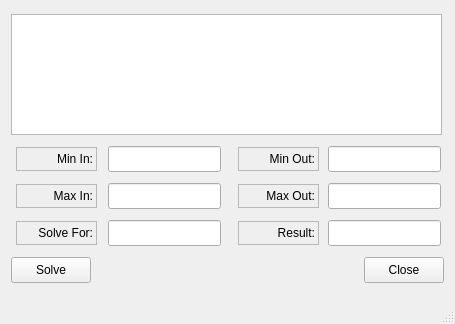
<?xml version="1.0" encoding="UTF-8"?>
<ui version="4.0">
 <class>slopecalculator</class>
 <widget class="QMainWindow" name="slopecalculator">
  <property name="geometry">
   <rect>
    <x>0</x>
    <y>0</y>
    <width>455</width>
    <height>324</height>
   </rect>
  </property>
  <property name="sizePolicy">
   <sizepolicy hsizetype="Fixed" vsizetype="Fixed">
    <horstretch>0</horstretch>
    <verstretch>0</verstretch>
   </sizepolicy>
  </property>
  <property name="minimumSize">
   <size>
    <width>455</width>
    <height>324</height>
   </size>
  </property>
  <property name="maximumSize">
   <size>
    <width>455</width>
    <height>324</height>
   </size>
  </property>
  <property name="windowTitle">
   <string>MainWindow</string>
  </property>
  <property name="windowIcon">
   <iconset resource="resources.qrc">
    <normaloff>:/Calc4Keys.ico</normaloff>:/Calc4Keys.ico</iconset>
  </property>
  <widget class="QWidget" name="centralwidget">
   <layout class="QGridLayout" name="gridLayout">
    <item row="0" column="0" colspan="2">
     <widget class="QTextEdit" name="textHint">
      <property name="enabled">
       <bool>true</bool>
      </property>
      <property name="sizePolicy">
       <sizepolicy hsizetype="Fixed" vsizetype="Fixed">
        <horstretch>0</horstretch>
        <verstretch>0</verstretch>
       </sizepolicy>
      </property>
      <property name="minimumSize">
       <size>
        <width>431</width>
        <height>121</height>
       </size>
      </property>
      <property name="maximumSize">
       <size>
        <width>431</width>
        <height>121</height>
       </size>
      </property>
      <property name="font">
       <font>
        <family>Times New Roman</family>
        <pointsize>12</pointsize>
       </font>
      </property>
     </widget>
    </item>
    <item row="1" column="0">
     <layout class="QHBoxLayout" name="horizontalLayout_4">
      <item>
       <widget class="QLabel" name="labelMinIn">
        <property name="sizePolicy">
         <sizepolicy hsizetype="Fixed" vsizetype="Fixed">
          <horstretch>0</horstretch>
          <verstretch>0</verstretch>
         </sizepolicy>
        </property>
        <property name="minimumSize">
         <size>
          <width>81</width>
          <height>24</height>
         </size>
        </property>
        <property name="maximumSize">
         <size>
          <width>81</width>
          <height>24</height>
         </size>
        </property>
        <property name="frameShape">
         <enum>QFrame::StyledPanel</enum>
        </property>
        <property name="text">
         <string>Min In:</string>
        </property>
        <property name="alignment">
         <set>Qt::AlignRight|Qt::AlignTrailing|Qt::AlignVCenter</set>
        </property>
       </widget>
      </item>
      <item>
       <widget class="QLineEdit" name="lineMinIn">
        <property name="sizePolicy">
         <sizepolicy hsizetype="Fixed" vsizetype="Fixed">
          <horstretch>0</horstretch>
          <verstretch>0</verstretch>
         </sizepolicy>
        </property>
        <property name="minimumSize">
         <size>
          <width>113</width>
          <height>26</height>
         </size>
        </property>
        <property name="maximumSize">
         <size>
          <width>113</width>
          <height>26</height>
         </size>
        </property>
        <property name="alignment">
         <set>Qt::AlignRight|Qt::AlignTrailing|Qt::AlignVCenter</set>
        </property>
       </widget>
      </item>
     </layout>
    </item>
    <item row="1" column="1">
     <layout class="QHBoxLayout" name="horizontalLayout_5">
      <item>
       <widget class="QLabel" name="labelMinOut">
        <property name="sizePolicy">
         <sizepolicy hsizetype="Fixed" vsizetype="Fixed">
          <horstretch>0</horstretch>
          <verstretch>0</verstretch>
         </sizepolicy>
        </property>
        <property name="minimumSize">
         <size>
          <width>81</width>
          <height>24</height>
         </size>
        </property>
        <property name="maximumSize">
         <size>
          <width>81</width>
          <height>24</height>
         </size>
        </property>
        <property name="frameShape">
         <enum>QFrame::StyledPanel</enum>
        </property>
        <property name="text">
         <string>Min Out:</string>
        </property>
        <property name="alignment">
         <set>Qt::AlignRight|Qt::AlignTrailing|Qt::AlignVCenter</set>
        </property>
       </widget>
      </item>
      <item>
       <widget class="QLineEdit" name="lineMinOut">
        <property name="sizePolicy">
         <sizepolicy hsizetype="Fixed" vsizetype="Fixed">
          <horstretch>0</horstretch>
          <verstretch>0</verstretch>
         </sizepolicy>
        </property>
        <property name="minimumSize">
         <size>
          <width>113</width>
          <height>26</height>
         </size>
        </property>
        <property name="maximumSize">
         <size>
          <width>113</width>
          <height>26</height>
         </size>
        </property>
        <property name="alignment">
         <set>Qt::AlignRight|Qt::AlignTrailing|Qt::AlignVCenter</set>
        </property>
       </widget>
      </item>
     </layout>
    </item>
    <item row="2" column="0">
     <layout class="QHBoxLayout" name="horizontalLayout_3">
      <item>
       <widget class="QLabel" name="labelMaxIn">
        <property name="sizePolicy">
         <sizepolicy hsizetype="Fixed" vsizetype="Fixed">
          <horstretch>0</horstretch>
          <verstretch>0</verstretch>
         </sizepolicy>
        </property>
        <property name="minimumSize">
         <size>
          <width>81</width>
          <height>24</height>
         </size>
        </property>
        <property name="maximumSize">
         <size>
          <width>81</width>
          <height>24</height>
         </size>
        </property>
        <property name="frameShape">
         <enum>QFrame::StyledPanel</enum>
        </property>
        <property name="text">
         <string>Max In:</string>
        </property>
        <property name="alignment">
         <set>Qt::AlignRight|Qt::AlignTrailing|Qt::AlignVCenter</set>
        </property>
       </widget>
      </item>
      <item>
       <widget class="QLineEdit" name="lineMaxIn">
        <property name="sizePolicy">
         <sizepolicy hsizetype="Fixed" vsizetype="Fixed">
          <horstretch>0</horstretch>
          <verstretch>0</verstretch>
         </sizepolicy>
        </property>
        <property name="minimumSize">
         <size>
          <width>113</width>
          <height>26</height>
         </size>
        </property>
        <property name="maximumSize">
         <size>
          <width>113</width>
          <height>26</height>
         </size>
        </property>
        <property name="alignment">
         <set>Qt::AlignRight|Qt::AlignTrailing|Qt::AlignVCenter</set>
        </property>
       </widget>
      </item>
     </layout>
    </item>
    <item row="2" column="1">
     <layout class="QHBoxLayout" name="horizontalLayout_6">
      <item>
       <widget class="QLabel" name="labelMaxOut">
        <property name="sizePolicy">
         <sizepolicy hsizetype="Fixed" vsizetype="Fixed">
          <horstretch>0</horstretch>
          <verstretch>0</verstretch>
         </sizepolicy>
        </property>
        <property name="minimumSize">
         <size>
          <width>81</width>
          <height>24</height>
         </size>
        </property>
        <property name="maximumSize">
         <size>
          <width>81</width>
          <height>24</height>
         </size>
        </property>
        <property name="frameShape">
         <enum>QFrame::StyledPanel</enum>
        </property>
        <property name="text">
         <string>Max Out:</string>
        </property>
        <property name="alignment">
         <set>Qt::AlignRight|Qt::AlignTrailing|Qt::AlignVCenter</set>
        </property>
       </widget>
      </item>
      <item>
       <widget class="QLineEdit" name="lineMaxOut">
        <property name="sizePolicy">
         <sizepolicy hsizetype="Fixed" vsizetype="Fixed">
          <horstretch>0</horstretch>
          <verstretch>0</verstretch>
         </sizepolicy>
        </property>
        <property name="minimumSize">
         <size>
          <width>113</width>
          <height>26</height>
         </size>
        </property>
        <property name="maximumSize">
         <size>
          <width>113</width>
          <height>26</height>
         </size>
        </property>
        <property name="alignment">
         <set>Qt::AlignRight|Qt::AlignTrailing|Qt::AlignVCenter</set>
        </property>
       </widget>
      </item>
     </layout>
    </item>
    <item row="3" column="0">
     <layout class="QHBoxLayout" name="horizontalLayout_2">
      <item>
       <widget class="QLabel" name="labelSolveFor">
        <property name="sizePolicy">
         <sizepolicy hsizetype="Fixed" vsizetype="Fixed">
          <horstretch>0</horstretch>
          <verstretch>0</verstretch>
         </sizepolicy>
        </property>
        <property name="minimumSize">
         <size>
          <width>81</width>
          <height>24</height>
         </size>
        </property>
        <property name="maximumSize">
         <size>
          <width>81</width>
          <height>24</height>
         </size>
        </property>
        <property name="frameShape">
         <enum>QFrame::StyledPanel</enum>
        </property>
        <property name="text">
         <string>Solve For:</string>
        </property>
        <property name="alignment">
         <set>Qt::AlignRight|Qt::AlignTrailing|Qt::AlignVCenter</set>
        </property>
       </widget>
      </item>
      <item>
       <widget class="QLineEdit" name="lineSolveFor">
        <property name="sizePolicy">
         <sizepolicy hsizetype="Fixed" vsizetype="Fixed">
          <horstretch>0</horstretch>
          <verstretch>0</verstretch>
         </sizepolicy>
        </property>
        <property name="minimumSize">
         <size>
          <width>113</width>
          <height>26</height>
         </size>
        </property>
        <property name="maximumSize">
         <size>
          <width>113</width>
          <height>26</height>
         </size>
        </property>
        <property name="alignment">
         <set>Qt::AlignRight|Qt::AlignTrailing|Qt::AlignVCenter</set>
        </property>
       </widget>
      </item>
     </layout>
    </item>
    <item row="3" column="1">
     <layout class="QHBoxLayout" name="horizontalLayout">
      <item>
       <widget class="QLabel" name="labelSolvedResult">
        <property name="sizePolicy">
         <sizepolicy hsizetype="Fixed" vsizetype="Fixed">
          <horstretch>0</horstretch>
          <verstretch>0</verstretch>
         </sizepolicy>
        </property>
        <property name="minimumSize">
         <size>
          <width>81</width>
          <height>24</height>
         </size>
        </property>
        <property name="maximumSize">
         <size>
          <width>81</width>
          <height>24</height>
         </size>
        </property>
        <property name="frameShape">
         <enum>QFrame::StyledPanel</enum>
        </property>
        <property name="text">
         <string>Result:</string>
        </property>
        <property name="alignment">
         <set>Qt::AlignRight|Qt::AlignTrailing|Qt::AlignVCenter</set>
        </property>
       </widget>
      </item>
      <item>
       <widget class="QLineEdit" name="lineSolvedResult">
        <property name="sizePolicy">
         <sizepolicy hsizetype="Fixed" vsizetype="Fixed">
          <horstretch>0</horstretch>
          <verstretch>0</verstretch>
         </sizepolicy>
        </property>
        <property name="minimumSize">
         <size>
          <width>113</width>
          <height>26</height>
         </size>
        </property>
        <property name="maximumSize">
         <size>
          <width>113</width>
          <height>26</height>
         </size>
        </property>
        <property name="alignment">
         <set>Qt::AlignRight|Qt::AlignTrailing|Qt::AlignVCenter</set>
        </property>
       </widget>
      </item>
     </layout>
    </item>
    <item row="4" column="0" colspan="2">
     <layout class="QHBoxLayout" name="horizontalLayout_7">
      <item>
       <widget class="QPushButton" name="btnSolve">
        <property name="sizePolicy">
         <sizepolicy hsizetype="Fixed" vsizetype="Fixed">
          <horstretch>0</horstretch>
          <verstretch>0</verstretch>
         </sizepolicy>
        </property>
        <property name="minimumSize">
         <size>
          <width>80</width>
          <height>26</height>
         </size>
        </property>
        <property name="maximumSize">
         <size>
          <width>80</width>
          <height>26</height>
         </size>
        </property>
        <property name="text">
         <string>Solve</string>
        </property>
       </widget>
      </item>
      <item>
       <spacer name="horizontalSpacer">
        <property name="orientation">
         <enum>Qt::Horizontal</enum>
        </property>
        <property name="sizeHint" stdset="0">
         <size>
          <width>248</width>
          <height>20</height>
         </size>
        </property>
       </spacer>
      </item>
      <item>
       <widget class="QPushButton" name="btnClose">
        <property name="sizePolicy">
         <sizepolicy hsizetype="Fixed" vsizetype="Fixed">
          <horstretch>0</horstretch>
          <verstretch>0</verstretch>
         </sizepolicy>
        </property>
        <property name="minimumSize">
         <size>
          <width>80</width>
          <height>26</height>
         </size>
        </property>
        <property name="maximumSize">
         <size>
          <width>80</width>
          <height>26</height>
         </size>
        </property>
        <property name="text">
         <string>Close</string>
        </property>
       </widget>
      </item>
     </layout>
    </item>
   </layout>
  </widget>
  <widget class="QMenuBar" name="menubar">
   <property name="geometry">
    <rect>
     <x>0</x>
     <y>0</y>
     <width>455</width>
     <height>23</height>
    </rect>
   </property>
  </widget>
  <widget class="QStatusBar" name="statusbar"/>
 </widget>
 <resources>
  <include location="resources.qrc"/>
 </resources>
 <connections/>
</ui>
